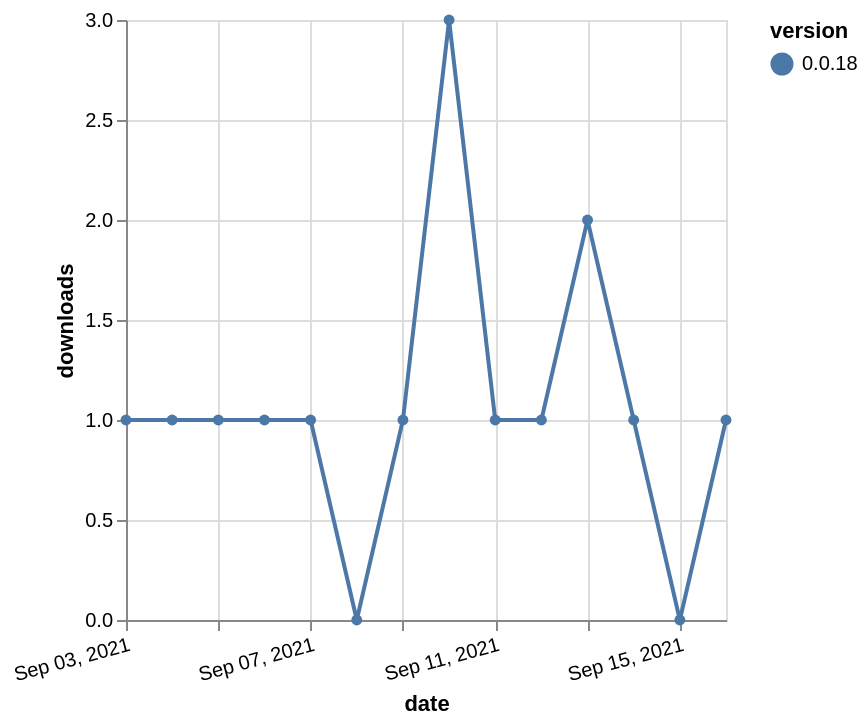

The Vega-Lite source for this figure:
### Vega-Lite specification from a JSON file in a GitHub repository (floating-point values rounded to 4 significant figures)
{"$schema": "https://vega.github.io/schema/vega-lite/v5.json", "description": "A simple bar chart with embedded data.", "data": {"values": [{"date": "2021-09-03", "total": 163, "delta": 1, "version": "0.0.18"}, {"date": "2021-09-04", "total": 164, "delta": 1, "version": "0.0.18"}, {"date": "2021-09-05", "total": 165, "delta": 1, "version": "0.0.18"}, {"date": "2021-09-06", "total": 166, "delta": 1, "version": "0.0.18"}, {"date": "2021-09-07", "total": 167, "delta": 1, "version": "0.0.18"}, {"date": "2021-09-08", "total": 167, "delta": 0, "version": "0.0.18"}, {"date": "2021-09-09", "total": 168, "delta": 1, "version": "0.0.18"}, {"date": "2021-09-10", "total": 171, "delta": 3, "version": "0.0.18"}, {"date": "2021-09-11", "total": 172, "delta": 1, "version": "0.0.18"}, {"date": "2021-09-12", "total": 173, "delta": 1, "version": "0.0.18"}, {"date": "2021-09-13", "total": 175, "delta": 2, "version": "0.0.18"}, {"date": "2021-09-14", "total": 176, "delta": 1, "version": "0.0.18"}, {"date": "2021-09-15", "total": 176, "delta": 0, "version": "0.0.18"}, {"date": "2021-09-16", "total": 177, "delta": 1, "version": "0.0.18"}]}, "width": "container", "mark": {"type": "line", "point": {"filled": true}}, "encoding": {"x": {"field": "date", "type": "temporal", "timeUnit": "yearmonthdate", "title": "date", "axis": {"labelAngle": -15}}, "y": {"field": "delta", "type": "quantitative", "title": "downloads"}, "color": {"field": "version", "type": "nominal"}, "tooltip": {"field": "delta"}}}
